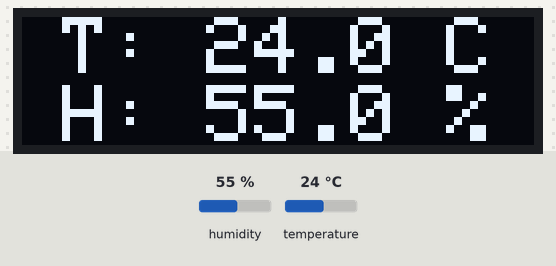
A sketch run on a simulated Arduino Nano, built with avr-gcc and run on an emulated ATmega328P. Parts: 128×32 one-colour display. Inputs (shaded band) come from the test bench; at power-on: humidity 55 %, temperature 24 °C. The display library's start-up logo is not drawn.

Above: at 2.2 s.
2.3 s: humidity set to 22 %
At 3.8 s:
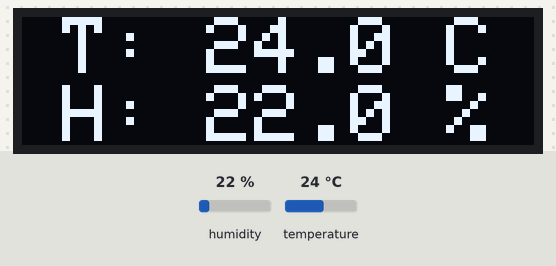
5.0 s: temperature set to 12 °C
At 5.6 s:
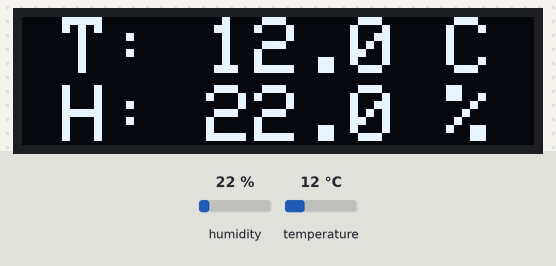
7.7 s: humidity set to 40 %
At 10.2 s:
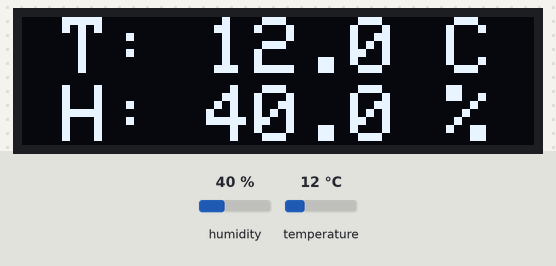
10.5 s: temperature set to 19 °C
At 12.0 s:
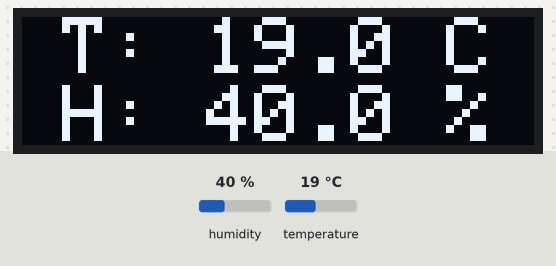
Timing chart, 0 to 13.5 s (numbered marks = the images above; inputs shaded):
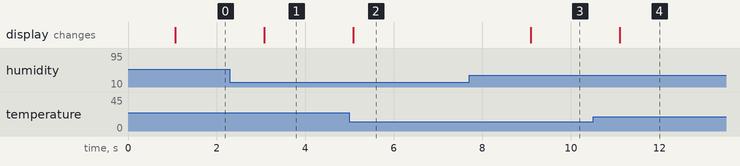

Measured:
- after the input at 2.3 s, the display: changes after 0.77 s (image 1)
- after the input at 5.0 s, the display: changes after 0.08 s (image 2)
- after the input at 7.7 s, the display: changes after 1.4 s (image 3)
- after the input at 10.5 s, the display: changes after 0.60 s (image 4)

The sketch:

clock_timer_temp-rh_v1.ino
```cpp
#include <Wire.h>
#include <Adafruit_GFX.h>
#include <Adafruit_SSD1306.h>

#include <DHT.h>

#define SCREEN_WIDTH 128 // OLED display width, in pixels
#define SCREEN_HEIGHT 32 // OLED display height, in pixels

#define OLED_RESET     -1 // Reset pin # (or -1 if sharing Arduino reset pin)
#define SCREEN_ADDRESS 0x3C // See datasheet for Address; 0x3D for 128x64, 0x3C for 128x32
Adafruit_SSD1306 display(SCREEN_WIDTH, SCREEN_HEIGHT, &Wire, OLED_RESET);

#define DHT_PIN 2 // The Arduino Nano pin connected to DHT22 sensor
#define DHT_TYPE DHT22

DHT dht(DHT_PIN, DHT_TYPE);

String tempString, rhString;  // Empty string to keep values of temp and rh

void setup()
{
  Serial.begin(9600);

  // SSD1306_SWITCHCAPVCC = generate display voltage from 3.3V internally
  if (!display.begin(SSD1306_SWITCHCAPVCC, SCREEN_ADDRESS))
  {
    Serial.println(F("SSD1306 allocation failed"));
    for (;;); // Don't proceed, loop forever
  }
  // Show initial display buffer contents on the screen --
  // the library initializes this with an Adafruit splash screen.
  display.display();
  delay(1000); // Pause for 1 seconds

  // Clear the buffer
  display.clearDisplay();

  display.setTextSize(2);      // text size
  display.setTextColor(WHITE); // text color - in fact, in test version the display color is BLUE :)

  dht.begin();              // initialize DHT22 the temperature and humidity sensor

  tempString.reserve(10); // to avoid fragmenting memory when using String
  rhString.reserve(10);
}

void loop()
{
  float humi  = dht.readHumidity();    // read humidity
  float temperature_C = dht.readTemperature(); // read temperature

  // check if any reads failed
  if (isnan(humi) || isnan(temperature_C)) {
    tempString = "Failed";
    rhString = "Failed";
  } else {
    tempString  = "T: ";
    tempString += String(temperature_C, 1); // one decimal places
    tempString += " C";
    rhString = "H: ";
    rhString += String(humi, 1); // one decimal places
    rhString += " %";
  }

  display.setCursor(10, 0);
  display.println(tempString); // text to display
  display.setCursor(10, 17);
  display.println(rhString);
  display.display();
  display.clearDisplay();
}
```
